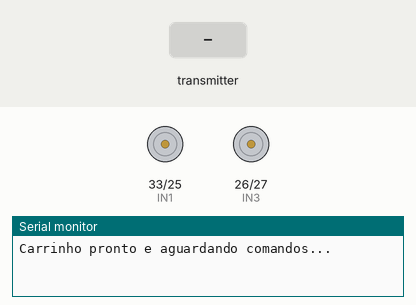
This sketch was run on a simulated ESP32. Shown: motor-driver pin pairs drawn as motors (green arrow = first pin HIGH = forward, orange = second pin HIGH = backward, longer = more drive, scaled by the enable pin), the last lines printed to the serial monitor. Inputs (shaded band) come from the test bench.

Above: at 1.2 s.
1.3 s: the transmitter starts sending x = 0
At 2.3 s:
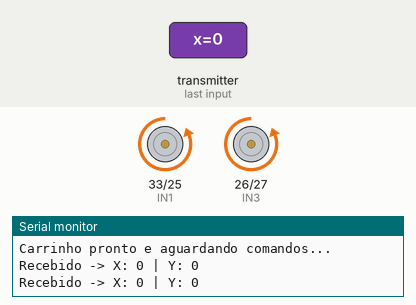
2.8 s: the transmitter starts sending y = 1024
At 3.4 s:
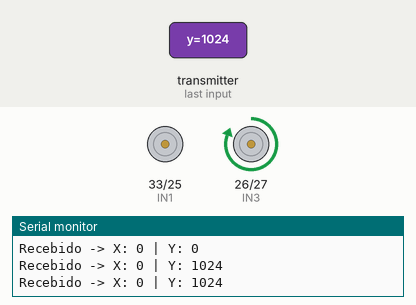
4.3 s: the transmitter starts sending x = 4095
At 4.6 s:
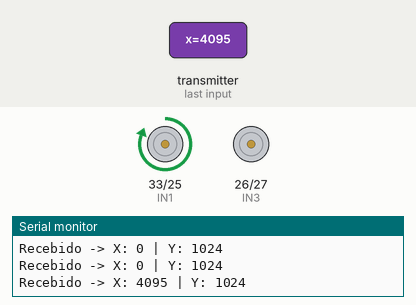
5.8 s: the transmitter starts sending y = 4095
At 6.9 s:
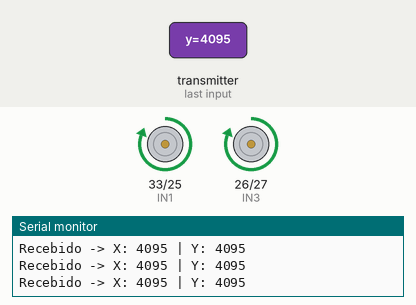
7.3 s: the transmitter starts sending y = 0
At 8.0 s:
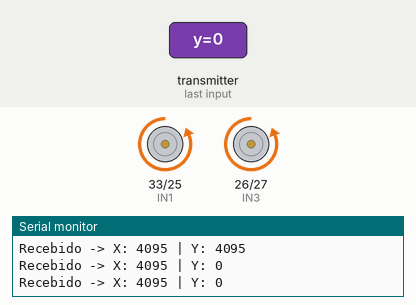
8.8 s: the transmitter starts sending y = 2048
At 9.2 s:
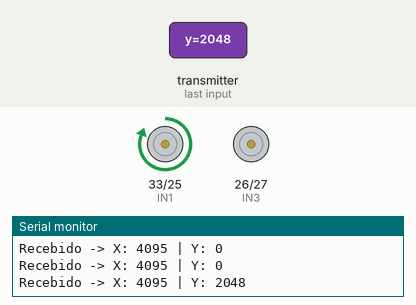
Timing chart, 0 to 11.3 s (numbered marks = the images above; inputs shaded):
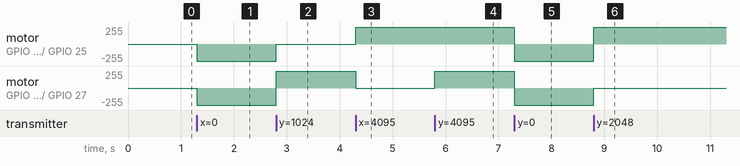

Measured:
- after the input at 1.3 s, motor on GPIO 33 (IN1) / GPIO 25 (IN2), motor on GPIO 26 (IN3) / GPIO 27 (IN4): stopped → backward 255/255 at once
- after the input at 2.8 s, motor on GPIO 33 (IN1) / GPIO 25 (IN2): backward 255/255 → stopped at once; motor on GPIO 26 (IN3) / GPIO 27 (IN4): backward 255/255 → forward 255/255 at once
- after the input at 4.3 s, motor on GPIO 33 (IN1) / GPIO 25 (IN2): stopped → forward 255/255 at once; motor on GPIO 26 (IN3) / GPIO 27 (IN4): forward 255/255 → stopped at once
- after the input at 5.8 s, motor on GPIO 26 (IN3) / GPIO 27 (IN4): stopped → forward 255/255 at once
- after the input at 7.3 s, motor on GPIO 33 (IN1) / GPIO 25 (IN2), motor on GPIO 26 (IN3) / GPIO 27 (IN4): forward 255/255 → backward 255/255 at once
- after the input at 8.8 s, motor on GPIO 33 (IN1) / GPIO 25 (IN2): backward 255/255 → forward 255/255 at once; motor on GPIO 26 (IN3) / GPIO 27 (IN4): backward 255/255 → stopped at once

The sketch:

ESP_NOW_CAR.ino
```cpp
// ===== CARRINHO ESPNOW (RECEPTOR) - VERSÃO CORRIGIDA V3.0+ =====

#include <esp_now.h>
#include <WiFi.h>

// Definição dos Pinos do L298N
#define IN1 33
#define IN2 25
#define IN3 26
#define IN4 27
#define ENA 32
#define ENB 14

struct Dados {
  int x;
  int y;
};

Dados dadosRecebidos;

// Funções de Movimento
void configurarVelocidade(int vel) {
  analogWrite(ENA, vel);
  analogWrite(ENB, vel);
}

void frente() {
  configurarVelocidade(255);
  digitalWrite(IN1, HIGH); digitalWrite(IN2, LOW);
  digitalWrite(IN3, HIGH); digitalWrite(IN4, LOW);
}

void tras() {
  configurarVelocidade(255);
  digitalWrite(IN1, LOW);  digitalWrite(IN2, HIGH);
  digitalWrite(IN3, LOW);  digitalWrite(IN4, HIGH);
}

void esquerda() {
  configurarVelocidade(255);
  digitalWrite(IN1, LOW);  digitalWrite(IN2, LOW);
  digitalWrite(IN3, HIGH); digitalWrite(IN4, LOW);
}

void direita() {
  configurarVelocidade(255);
  digitalWrite(IN1, HIGH); digitalWrite(IN2, LOW);
  digitalWrite(IN3, LOW);  digitalWrite(IN4, LOW);
}

void parar() {
  configurarVelocidade(0);
  digitalWrite(IN1, LOW); digitalWrite(IN2, LOW);
  digitalWrite(IN3, LOW); digitalWrite(IN4, LOW);
}

// FUNÇÃO DE RECEPÇÃO AJUSTADA
// Nas versões novas, o primeiro parâmetro mudou para esp_now_recv_info_t
void onDataRecv(const esp_now_recv_info_t *info, const uint8_t *incomingData, int len) {
  memcpy(&dadosRecebidos, incomingData, sizeof(dadosRecebidos));

  int x = dadosRecebidos.x;
  int y = dadosRecebidos.y;

  // Lógica de Direção
  if (y > 3500)      frente();
  else if (y < 500)  tras();
  else if (x > 3500) direita();
  else if (x < 500)  esquerda();
  else               parar();

  Serial.printf("Recebido -> X: %d | Y: %d\n", x, y);
}

void setup() {
  Serial.begin(115200);

  pinMode(IN1, OUTPUT);
  pinMode(IN2, OUTPUT);
  pinMode(IN3, OUTPUT);
  pinMode(IN4, OUTPUT);
  pinMode(ENA, OUTPUT);
  pinMode(ENB, OUTPUT);

  parar();

  WiFi.mode(WIFI_STA);

  if (esp_now_init() != ESP_OK) {
    Serial.println("Erro ao iniciar ESP-NOW");
    return;
  }

  // O "cast" (esp_now_recv_cb_t) resolve o erro de compilação na v3.0+
  esp_now_register_recv_cb((esp_now_recv_cb_t)onDataRecv);

  Serial.println("Carrinho pronto e aguardando comandos...");
}

void loop() {
  // O processamento acontece todo no onDataRecv
}
```
